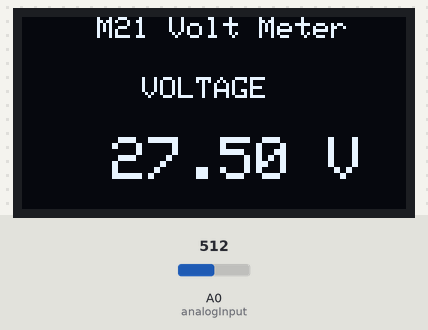
A sketch run on a simulated Arduino Uno, built with avr-gcc and run on an emulated ATmega328P. On the bench: 128×64 one-colour display. The test bench sets the inputs (shaded band); at power-on: A0 (analogInput) = 512.

Above: at 1.2 s.
1.3 s: A0 (analogInput) set to 716
At 2.4 s:
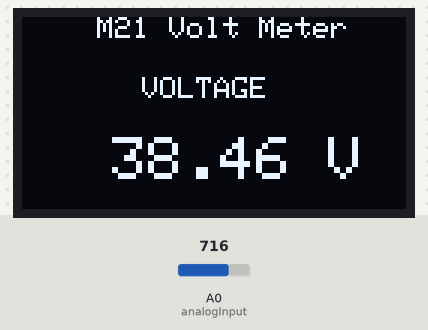
3.1 s: A0 (analogInput) set to 900
At 4.4 s:
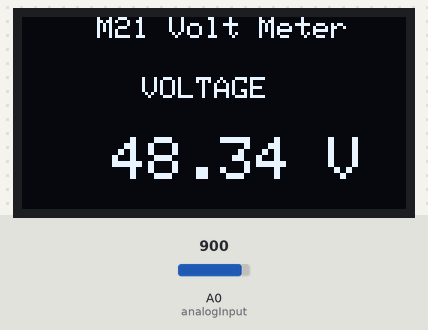
4.7 s: A0 (analogInput) set to 1023
At 5.3 s:
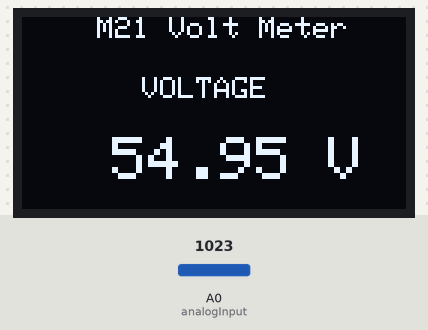
Timing chart, 0 to 7.7 s (numbered marks = the images above; inputs shaded):
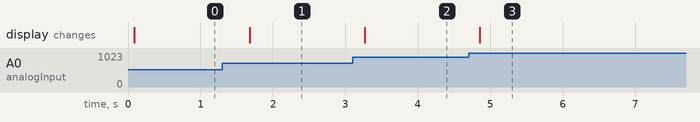

The sketch:

Arduino_Voltmeter.ino
```cpp
#include <Wire.h>
#include <Adafruit_GFX.h>
#include <Adafruit_SSD1306.h>

// Define OLED display size
#define SCREEN_WIDTH 128
#define SCREEN_HEIGHT 64

// Define I2C address for OLED (umumnya 0x3C)
#define OLED_ADDRESS 0x3C

// Initialize the OLED display
Adafruit_SSD1306 display(SCREEN_WIDTH, SCREEN_HEIGHT, &Wire, -1);

// Analog input pin
int analogInput = 0;
float vout = 0.0;
float vin = 0.0;
float R1 = 100000.0; // resistance of R1 (100K)
float R2 = 10000.0;  // resistance of R2 (10K)
int value = 0;

void setup() {
  // Initialize serial monitor for debugging (optional)
  Serial.begin(9600);

  // Initialize OLED display
  if (!display.begin(SSD1306_I2C_ADDRESS, OLED_ADDRESS)) {
    Serial.println("SSD1306 allocation failed");
    for (;;)
      ; // Don't proceed, loop forever
  }

  // Clear display buffer
  display.clearDisplay();
  display.display();

  // Set analog pin as input
  pinMode(analogInput, INPUT);
}

void loop() {
  // Read analog value
  value = analogRead(analogInput);
  vout = (value * 5.0) / 1024.0; // Convert to voltage
  vin = vout / (R2 / (R1 + R2)); // Calculate input voltage

  // Filter out noise
  if (vin < 0.09) {
    vin = 0.0;
  }

  // Clear display buffer
  display.clearDisplay();

  // Display "M21 Volt Meter" title
  display.setTextSize(1);             // Text size small
  display.setTextColor(SSD1306_WHITE); // Text color
  display.setCursor(25, 0);           // Position
  display.println("M21 Volt Meter");

  // Display "VOLTAGE" label
  display.setTextSize(1);
  display.setCursor(40, 20);
  display.println("VOLTAGE");

  // Display voltage value in larger font
  display.setTextSize(2);             // Larger text size
  display.setCursor(30, 40);
  display.print(vin, 2);              // Print voltage with 2 decimal places
  display.print(" V");

  // Render the buffer to the screen
  display.display();

  // Delay before updating
  delay(500);
}
```

Measured:
- after the input at 1.3 s, the display: changes after 0.38 s (image 1)
- after the input at 3.1 s, the display: changes after 0.17 s (image 2)
- after the input at 4.7 s, the display: changes after 0.16 s (image 3)
